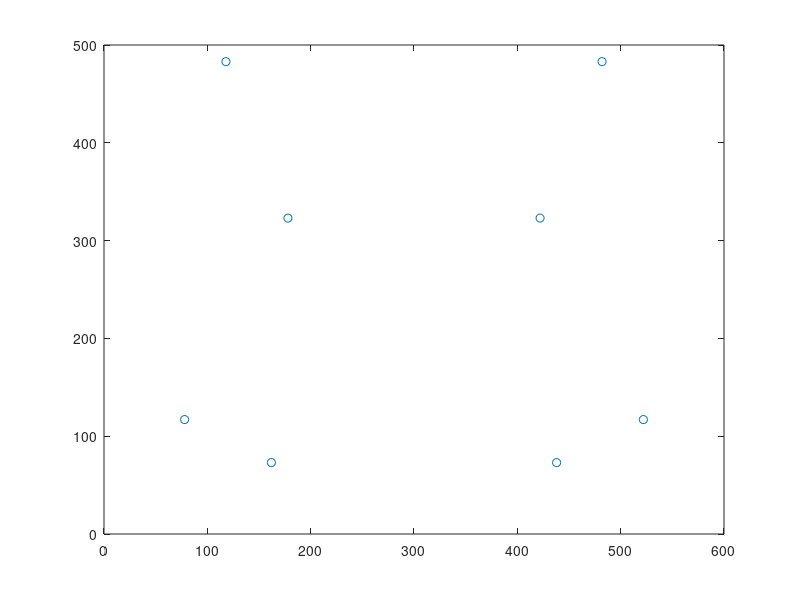

Recreate this plot in MATLAB. (Note: this script raises an error after producing the figure.)
diary 3D.txt
%1.image points
camera = [422 323;178 323;118 483; 482 483; 438 73; 162 73; 78 117;522 117];
plot(camera(:,1),camera(:,2),'o');

%2/3.get P
camera2 = [422 323;178 323;118 483; 482 483; 438 73; 162 73; 78 117;522 117]';
cube = [2 2 2; -2 2 2; -2 2 -2; 2 2 -2; 2 -2 2; -2 -2 2; -2 -2 -2; 2 -2 -2]';
size1 = size(cube,2);
homocube = [cube; ones(1,size1)];
size2 = size(camera2,2);
homocamera = [camera2; ones(1,size2)];
P = NaN(16, 12);
for i= 1:8
    a = homocube(:,i);
    b = homocamera(:,i);
    P((2*i-1):2*i,:) = getP(a, b);
end
P

%4.getM
[U,S,V] = svd(P);
m = V(:,12);
M = reshape(m,4,3)'

%5.Euclidean coordinates of the camera center
[U1,S1,V1] = svd(M);
v1 = V1(:,4);
cameracenter = v1/V1(4,4);
cameracenter(1:3,:)

%6.Mprime
Mprime = M(:,1:3);
Mprime = Mprime/M(3,3)

%7.RQ factorization
cosx = Mprime(3,3)/sqrt(Mprime(3,3)^2+Mprime(3,2)^2);
sinx = -Mprime(3,2)/sqrt(Mprime(3,3)^2+Mprime(3,2)^2);
Rx = [1,0,0;
      0,cosx,-sinx;
      0,sinx,cosx]
Thetax = asin(sinx)
N = Mprime*Rx

%8.Rz
cosz = N(2,2)/sqrt(N(2,1)^2 + N(2,2)^2);
sinz = -N(2,1)/sqrt(N(2,1)^2 + N(2,2)^2);
Rz = [cosz, -sinz, 0;
      sinz, cosz,  0;
      0, 0, 1]
Thetaz = asin(sinz)

%9.K
K = Mprime * Rx * Rz;
K = K/K(3,3)
diary off